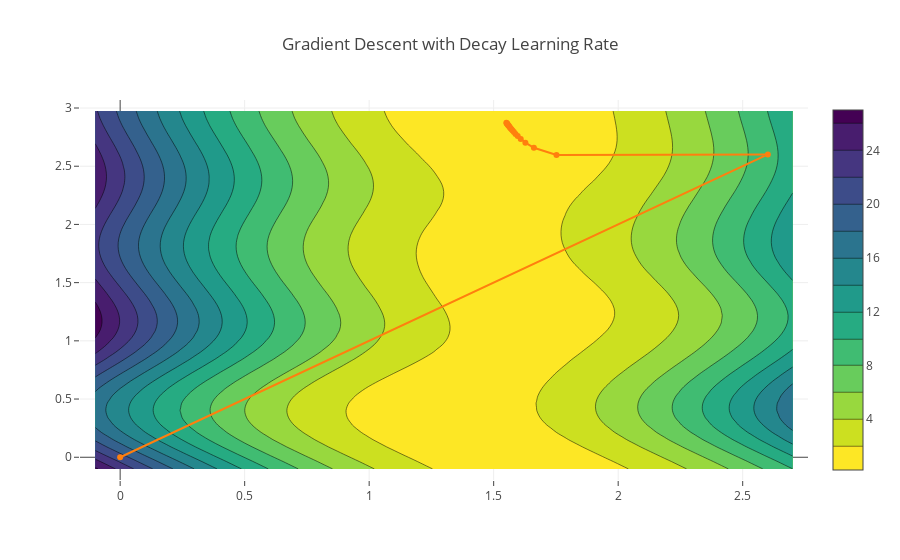

Notebook code for this chart:
### Code cell
## Run me
contour_plot('Gradient Descent with Decay Learning Rate', ts_decay, l2_loss, sin_model, x, y)
